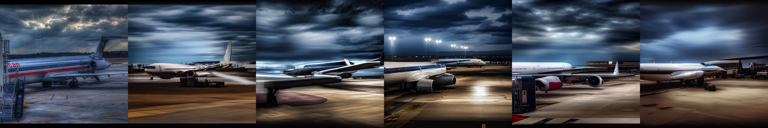
#> input picture recon/500000.0/0.2/00001.png, 768 x 128 px, found by its file name; its folder holds 4 pictures in this run
$ python resize.py
#> lines starting #> are read from the running program, lines starting #| are printed output that depends on the picture
# %%
import os
import numpy as np
from PIL import Image
# %%
dirpath='./subj01/500000.0/0.2'
savepath = './500000.0/0.2/'
os.makedirs(savepath, exist_ok=True)
img_path = sorted([os.path.join(dirpath, name) for name in os.listdir(dirpath) if name.endswith('.png')])
# %%
scale = 4
for p in img_path:
    img = Image.open(p)
#> img is the input picture: PIL image 768x128 RGB; mean R, G, B 72, 76, 85.1
    img.resize((img.width//scale, img.height//scale)).save(savepath+p[-9:])
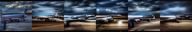
#> saved as 00001.png: PIL image 192x32 RGB; mean R, G, B 72, 76, 85.2
#> pass 2 of the loop `for p in img_path:`:
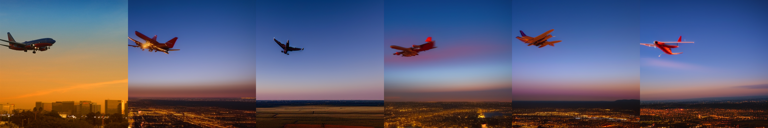
#> input picture recon/500000.0/0.2/00002.png, 768 x 128 px, found by its file name
#> img is the input picture: PIL image 768x128 RGB; mean R, G, B 93.1, 92.6, 114.7
#> `img.resize((img.width//scale, img.height//scale)).save(savepath+p[-9:])`:
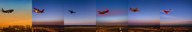
#> saved as 00002.png: PIL image 192x32 RGB; mean R, G, B 93.1, 92.6, 114.8
#> pass 3 of the loop `for p in img_path:`:
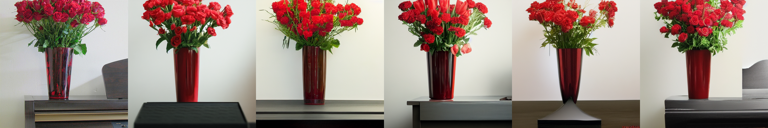
#> input picture recon/500000.0/0.2/00018.png, 768 x 128 px, found by its file name
#> img is the input picture: PIL image 768x128 RGB; mean R, G, B 155.4, 137.2, 128.7
#> `img.resize((img.width//scale, img.height//scale)).save(savepath+p[-9:])`:
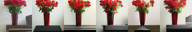
#> saved as 00018.png: PIL image 192x32 RGB; mean R, G, B 155.4, 137.1, 128.6
#> the loop made 4 passes; the first 3 are shown
